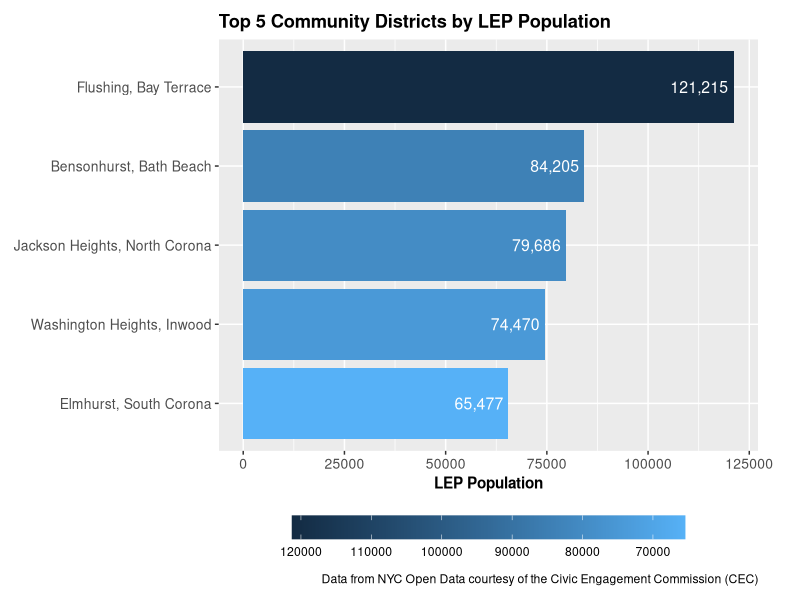
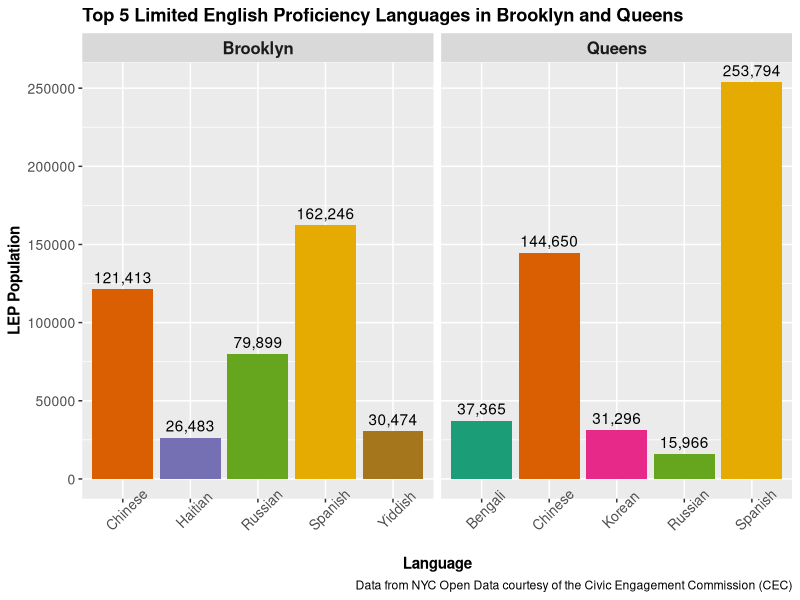

Recreate these plots in R, in order.
## ---- chunk 1
install.packages("tidyverse", repos = "http://cran.us.r-project.org")
install.packages("ggplot2", repos = "http://cran.us.r-project.org")
install.packages("forcats", repos = "http://cran.us.r-project.org")
install.packages("scales", repos = "http://cran.us.r-project.org")

library(tidyverse)
library(dplyr)
library(ggplot2)
library(forcats)
library(scales)
## ---- chunk 2
lep_speakers <- read.csv("Population_and_Languages_of_the_Limited_English_Proficient__LEP__Speakers_by_Community_District_2025.csv")
View(lep_speakers)
## ---- chunk 3
top_5_districts <- lep_speakers %>%
  group_by(community_district_name) %>%
  summarise(total_lep = sum(lep_population, na.rm = TRUE)) %>%
  arrange(desc(total_lep)) %>%
  slice_head(n=5)
View(top_5_districts)
## ---- chunk 4
ggplot(data = top_5_districts) + 
  geom_col(aes(y = reorder(community_district_name, total_lep), x = total_lep, fill = total_lep)) +
  labs(title="Top 5 Community Districts by LEP Population", 
       x="LEP Population", 
       y="Community District Name",
       fill = NULL,
       caption = "Data from NYC Open Data courtesy of the Civic Engagement Commission (CEC)") +
  geom_text(aes(y = reorder(community_district_name, total_lep), x = total_lep,
                label = comma(total_lep)), 
            hjust = 1.1, color = "white", size = 4) +
  scale_fill_continuous(trans = "reverse") +
  theme(legend.position = "bottom", legend.key.width = unit(2, 'cm'), 
        plot.margin = margin(t = 10, r = 30, b = 10, l = 10)) +
  theme(plot.title = element_text(face = "bold"), 
        axis.title.x = element_text(face = "bold"),
        axis.text.y = element_text(size = 10),
        axis.text.x = element_text(size = 10),
        axis.title.y = element_blank())
## ---- chunk 5
queens_brooklyn_lep_pop <- lep_speakers %>%
  
  #Filter only for languages in Queens or Brooklyn
  filter(borough %in% c("Queens", "Brooklyn")) %>%
  
  #Group results by borough and language
  group_by(borough, language) %>%
  
  #Sum the LEP population for each language by borough
  summarise(borough_lep_pop=sum(lep_population, na.rm = TRUE)) %>%
  
  #Get the top 5 languages with the highest LEP population by borough
  slice_max(borough_lep_pop, n=5) %>%
  
  #Arrange the results by borough and by language LEP population, from highest to lowest.
  arrange(borough, desc(borough_lep_pop))

View(queens_brooklyn_lep_pop)
## ---- chunk 6
ggplot(data = queens_brooklyn_lep_pop) +
  #Shorten the label for Chinese because it's running into the chart
  geom_col(aes(x=fct_recode(language, Chinese = "Chinese (incl. Mandarin, Cantonese)"), y=borough_lep_pop, fill = language)) +
  #Add labels to the columns to show the exact LEP Population
  geom_text(
    aes(
      x = fct_recode(language, Chinese = "Chinese (incl. Mandarin, Cantonese)"),
      y = borough_lep_pop,
      label = comma(borough_lep_pop)), vjust = -0.5) +
  #Select a color palette for the chart
  scale_fill_brewer(palette = "Dark2") +
  #Create separate plots for each borough, removing the x-axis text label under any empty columns
  facet_wrap(~borough, scales = "free_x") +
  #Add labels to the plot
  labs(title = "Top 5 Limited English Proficiency Languages in Brooklyn and Queens", 
       x = "Language", 
       y = "LEP Population",
       caption = "Data from NYC Open Data courtesy of the Civic Engagement Commission (CEC)",
       fill = "Language") +
  #Customize the look of theplot labels
  theme(plot.title = element_text(face = "bold"), 
        axis.title.x = element_text(face = "bold"), 
        axis.title.y = element_text(face = "bold"),
        strip.text = element_text(size = 12, face = "bold")) +
  #Rotate language labels 45 degrees for readability
  theme(axis.text.x = element_text(size = 10, angle = 45), axis.text.y = element_text(size = 10)) +
  #Remove the legend
  theme(legend.position = "none")
